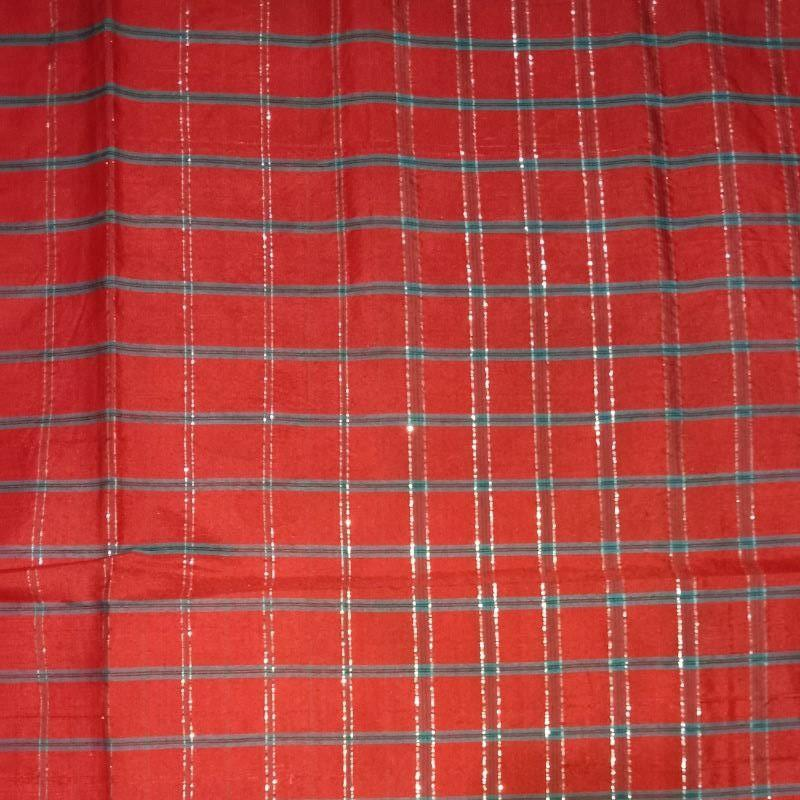
#> input picture ls01/re05.jpg, 800 x 800 px
$ python grayscale.py
#> lines starting #> are read from the running program, lines starting #| are printed output that depends on the picture
from PIL import Image
CITRA = Image.open('re05.jpg')
#> CITRA is the input picture: PIL image 800x800 RGB; mean R, G, B 176.9, 63.9, 60.4
PIXEL = CITRA.load()
CITRA_GRAYSCALE = Image.open('re05.jpg').convert('L')
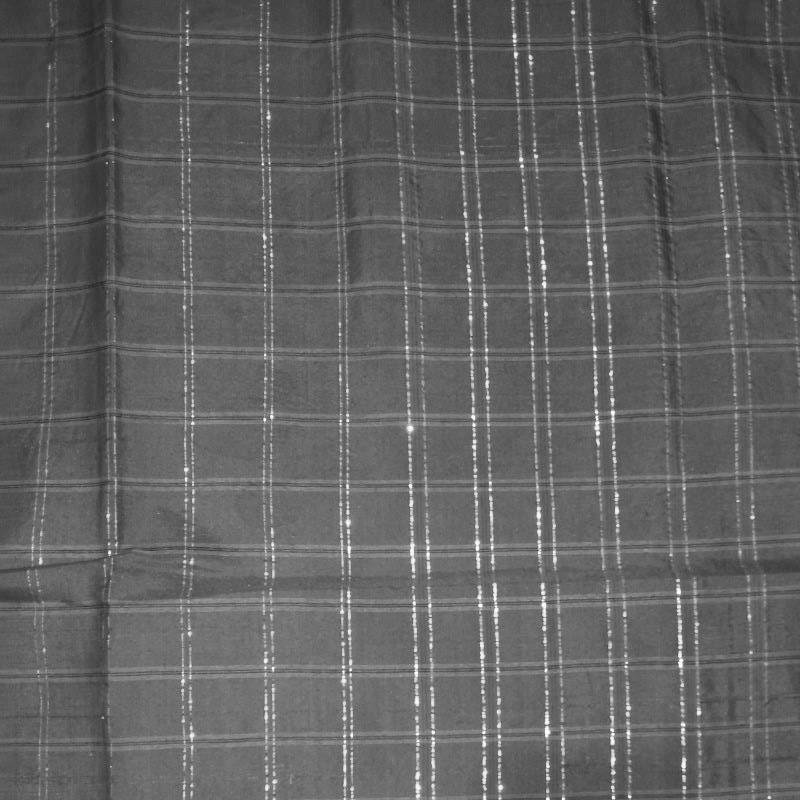
#> CITRA_GRAYSCALE: PIL image 800x800 L; min 34, max 255, mean 97.3
CITRA_GRAYSCALE.save('gray05.jpg')

$ run again, with ls01/re01.jpg copied over ls01/re05.jpg
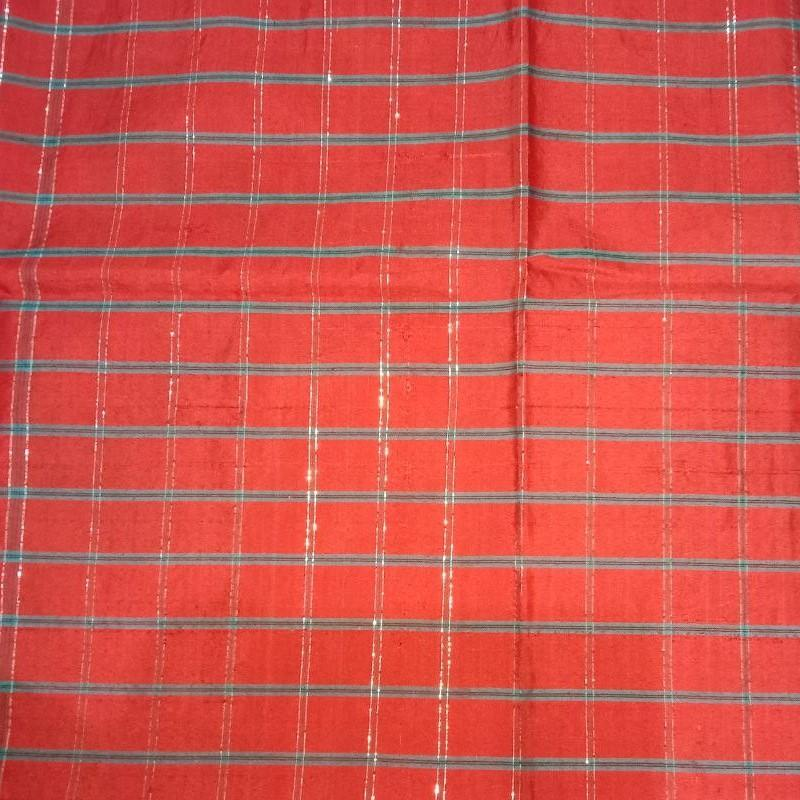
#> input picture ls01/re01.jpg, 800 x 800 px
#> CITRA is the input picture: PIL image 800x800 RGB; mean R, G, B 208.2, 84.3, 77.3
#> `CITRA_GRAYSCALE = Image.open('re05.jpg').convert('L')`:
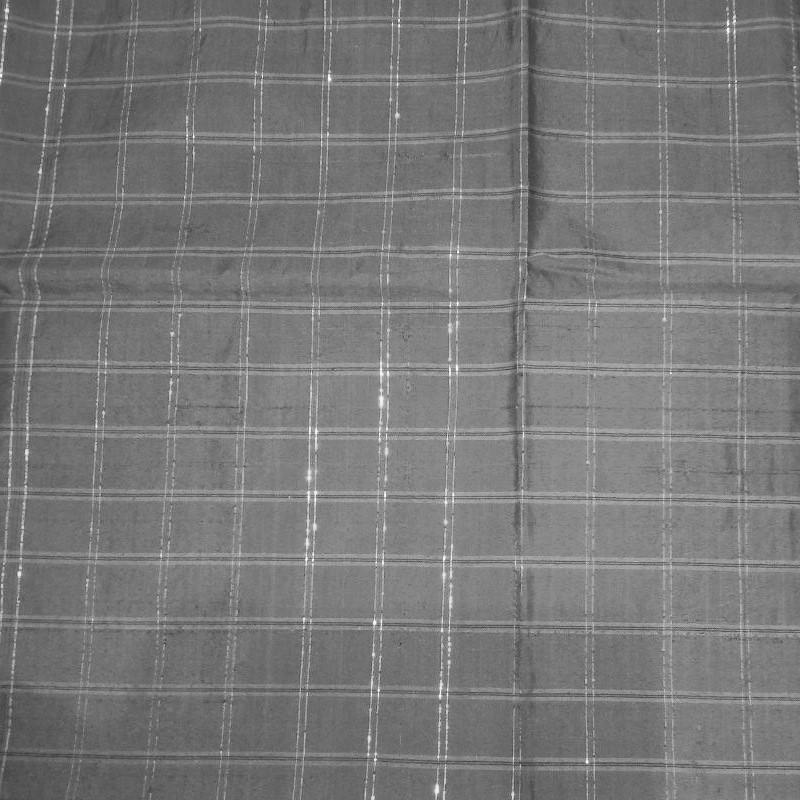
#> CITRA_GRAYSCALE: PIL image 800x800 L; min 53, max 254, mean 120.5

$ run again, with ls01/re02.jpg copied over ls01/re05.jpg
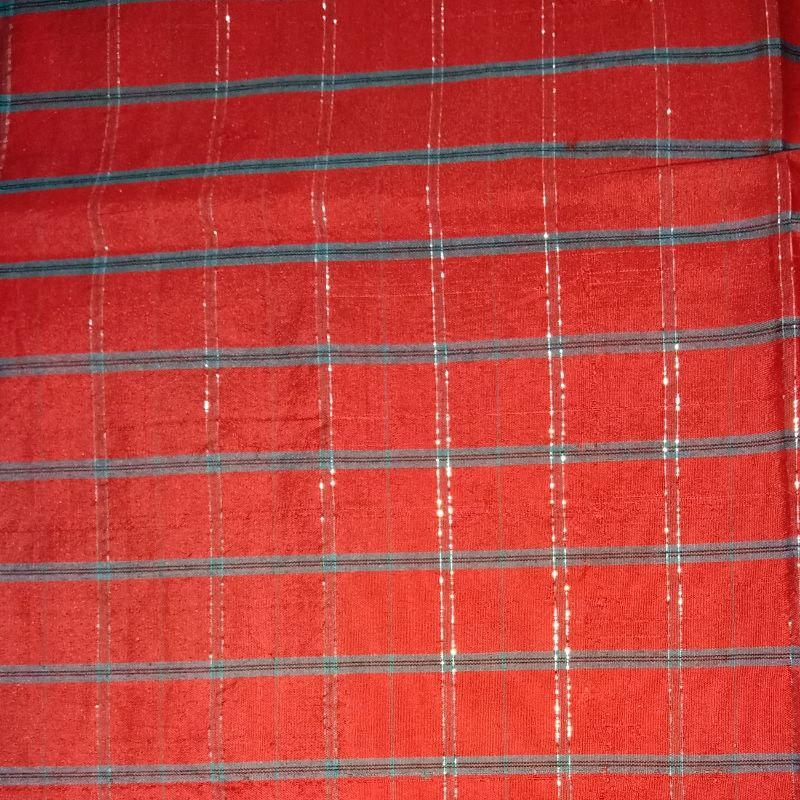
#> input picture ls01/re02.jpg, 800 x 800 px
#> CITRA is the input picture: PIL image 800x800 RGB; mean R, G, B 188.7, 65, 60.5
#> `CITRA_GRAYSCALE = Image.open('re05.jpg').convert('L')`:
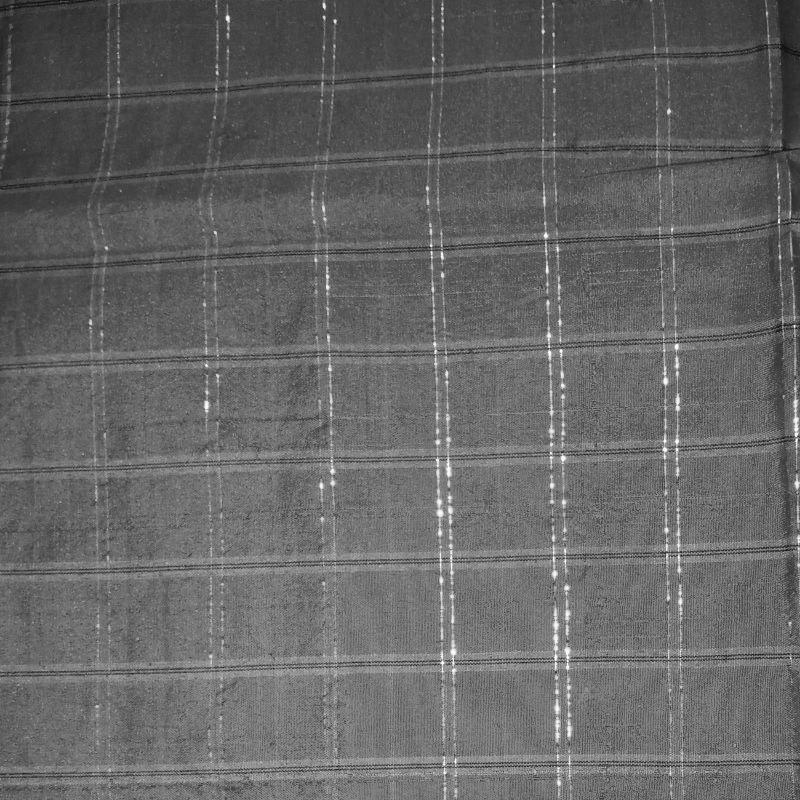
#> CITRA_GRAYSCALE: PIL image 800x800 L; min 7, max 255, mean 101.5

$ run again, with ls01/re03.jpg copied over ls01/re05.jpg
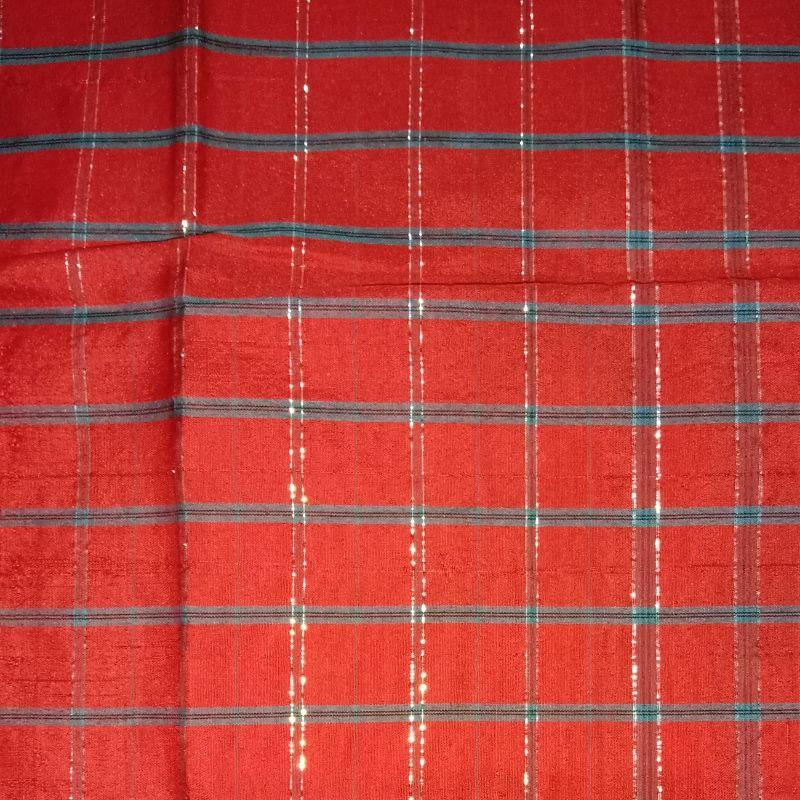
#> input picture ls01/re03.jpg, 800 x 800 px
#> CITRA is the input picture: PIL image 800x800 RGB; mean R, G, B 185.4, 62.5, 58.1
#> `CITRA_GRAYSCALE = Image.open('re05.jpg').convert('L')`:
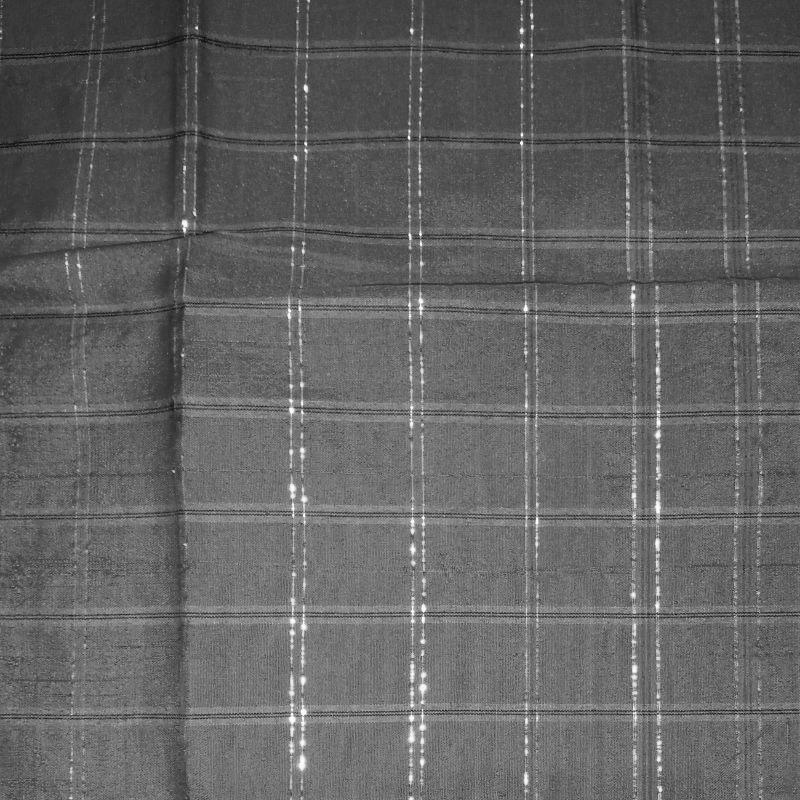
#> CITRA_GRAYSCALE: PIL image 800x800 L; min 3, max 255, mean 98.7
